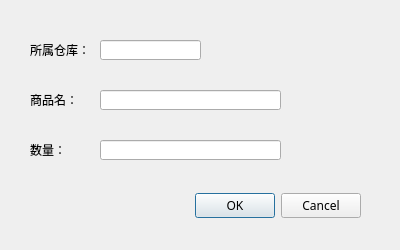
<?xml version="1.0" encoding="UTF-8"?>
<ui version="4.0">
 <class>InsertDialog</class>
 <widget class="QDialog" name="InsertDialog">
  <property name="geometry">
   <rect>
    <x>0</x>
    <y>0</y>
    <width>400</width>
    <height>250</height>
   </rect>
  </property>
  <property name="windowTitle">
   <string>Dialog</string>
  </property>
  <widget class="QLabel" name="label_seller">
   <property name="geometry">
    <rect>
     <x>260</x>
     <y>40</y>
     <width>71</width>
     <height>20</height>
    </rect>
   </property>
   <property name="font">
    <font>
     <family>微软雅黑</family>
    </font>
   </property>
   <property name="text">
    <string/>
   </property>
  </widget>
  <widget class="QLabel" name="label_3">
   <property name="geometry">
    <rect>
     <x>30</x>
     <y>90</y>
     <width>61</width>
     <height>20</height>
    </rect>
   </property>
   <property name="font">
    <font>
     <family>微软雅黑</family>
    </font>
   </property>
   <property name="text">
    <string>商品名：</string>
   </property>
  </widget>
  <widget class="QLineEdit" name="lineEdit_product">
   <property name="geometry">
    <rect>
     <x>100</x>
     <y>90</y>
     <width>181</width>
     <height>20</height>
    </rect>
   </property>
   <property name="font">
    <font>
     <family>微软雅黑</family>
    </font>
   </property>
  </widget>
  <widget class="QDialogButtonBox" name="buttonBox">
   <property name="geometry">
    <rect>
     <x>20</x>
     <y>190</y>
     <width>341</width>
     <height>32</height>
    </rect>
   </property>
   <property name="font">
    <font>
     <family>微软雅黑</family>
    </font>
   </property>
   <property name="orientation">
    <enum>Qt::Horizontal</enum>
   </property>
   <property name="standardButtons">
    <set>QDialogButtonBox::Cancel|QDialogButtonBox::Ok</set>
   </property>
  </widget>
  <widget class="QLineEdit" name="lineEdit_storage">
   <property name="geometry">
    <rect>
     <x>100</x>
     <y>40</y>
     <width>101</width>
     <height>20</height>
    </rect>
   </property>
   <property name="font">
    <font>
     <family>微软雅黑</family>
    </font>
   </property>
  </widget>
  <widget class="QLabel" name="label_4">
   <property name="geometry">
    <rect>
     <x>30</x>
     <y>140</y>
     <width>61</width>
     <height>20</height>
    </rect>
   </property>
   <property name="font">
    <font>
     <family>微软雅黑</family>
    </font>
   </property>
   <property name="text">
    <string>数量：</string>
   </property>
  </widget>
  <widget class="QLabel" name="label_2">
   <property name="geometry">
    <rect>
     <x>220</x>
     <y>40</y>
     <width>31</width>
     <height>20</height>
    </rect>
   </property>
   <property name="font">
    <font>
     <family>微软雅黑</family>
    </font>
   </property>
   <property name="text">
    <string/>
   </property>
  </widget>
  <widget class="QLabel" name="label_1">
   <property name="geometry">
    <rect>
     <x>30</x>
     <y>40</y>
     <width>61</width>
     <height>20</height>
    </rect>
   </property>
   <property name="font">
    <font>
     <family>微软雅黑</family>
    </font>
   </property>
   <property name="text">
    <string>所属仓库：</string>
   </property>
  </widget>
  <widget class="QLineEdit" name="lineEdit_amount">
   <property name="geometry">
    <rect>
     <x>100</x>
     <y>140</y>
     <width>181</width>
     <height>20</height>
    </rect>
   </property>
   <property name="font">
    <font>
     <family>微软雅黑</family>
    </font>
   </property>
  </widget>
 </widget>
 <resources/>
 <connections/>
</ui>
